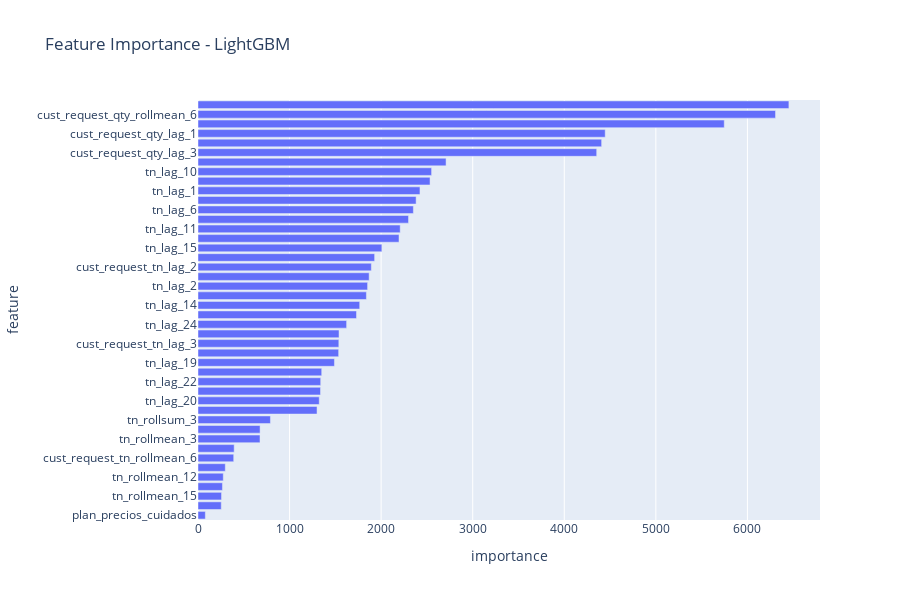

Notebook source saved alongside this figure:
### Code cell
import plotly.express as px
# Ordenar descendente y mostrar todas las features
df_importancia_sorted = df_importancia.sort_values(by='importance', ascending=True)
fig = px.bar(
    df_importancia_sorted,
    x='importance',
    y='feature',
    orientation='h',
    title='Feature Importance - LightGBM',
)
fig.update_layout(height=600)
fig.show()

### Figure 1 — Plotly figure (JSON) as saved in the notebook; plotly's stock layout.template omitted (floating-point values rounded to 4 significant figures)
{"data": [{"hovertemplate": "importance=%{x}<br>feature=%{y}<extra></extra>", "legendgroup": "", "marker": {"color": "#636efa", "pattern": {"shape": ""}}, "name": "", "orientation": "h", "showlegend": false, "textposition": "auto", "type": "bar", "x": [80, 254, 257, 267, 276, 298, 390, 395, 677, 678, 791, 1300, 1324, 1338, 1340, 1351, 1490, 1536, 1538, 1540, 1623, 1731, 1766, 1839, 1852, 1869, 1893, 1929, 2008, 2195, 2208, 2299, 2352, 2382, 2424, 2534, 2551, 2709, 4354, 4408, 4447, 5747, 6307, 6453], "xaxis": "x", "y": ["plan_precios_cuidados", "tn_rollmean_9", "tn_rollmean_15", "cust_request_tn_rollmean_12", "tn_rollmean_12", "tn_rollmean_18", "cust_request_tn_rollmean_6", "tn_rollmean_6", "tn_rollmean_3", "cust_request_tn_rollmean_3", "tn_rollsum_3", "tn_lag_21", "tn_lag_20", "tn_lag_18", "tn_lag_22", "tn_lag_23", "tn_lag_19", "tn_lag_16", "cust_request_tn_lag_3", "tn_lag_17", "tn_lag_24", "cust_request_tn_lag_1", "tn_lag_14", "tn_lag_13", "tn_lag_2", "tn_lag_12", "cust_request_tn_lag_2", "tn_lag_3", "tn_lag_15", "tn_lag_9", "tn_lag_11", "tn_lag_7", "tn_lag_6", "tn_lag_8", "tn_lag_1", "tn_lag_5", "tn_lag_10", "tn_lag_4", "cust_request_qty_lag_3", "cust_request_qty_lag_2", "cust_request_qty_lag_1", "cust_request_qty_rollmean_3", "cust_request_qty_rollmean_6", "cust_request_qty_rollmean_12"], "yaxis": "y"}], "layout": {"barmode": "relative", "height": 600, "legend": {"tracegroupgap": 0}, "title": {"text": "Feature Importance - LightGBM"}, "xaxis": {"anchor": "y", "domain": [0, 1], "title": {"text": "importance"}}, "yaxis": {"anchor": "x", "domain": [0, 1], "title": {"text": "feature"}}}}
